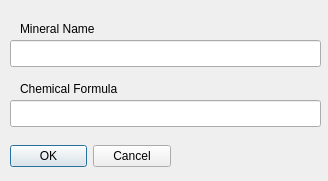
<?xml version="1.0" encoding="UTF-8"?>
<ui version="4.0">
 <class>Dialog</class>
 <widget class="QDialog" name="Dialog">
  <property name="geometry">
   <rect>
    <x>0</x>
    <y>0</y>
    <width>328</width>
    <height>181</height>
   </rect>
  </property>
  <property name="windowTitle">
   <string>New Mineral</string>
  </property>
  <widget class="QDialogButtonBox" name="buttonBox">
   <property name="geometry">
    <rect>
     <x>10</x>
     <y>140</y>
     <width>161</width>
     <height>32</height>
    </rect>
   </property>
   <property name="orientation">
    <enum>Qt::Horizontal</enum>
   </property>
   <property name="standardButtons">
    <set>QDialogButtonBox::Cancel|QDialogButtonBox::Ok</set>
   </property>
  </widget>
  <widget class="QLineEdit" name="lineEdit_name">
   <property name="geometry">
    <rect>
     <x>10</x>
     <y>40</y>
     <width>311</width>
     <height>27</height>
    </rect>
   </property>
  </widget>
  <widget class="QLineEdit" name="lineEdit_sym">
   <property name="geometry">
    <rect>
     <x>10</x>
     <y>100</y>
     <width>311</width>
     <height>27</height>
    </rect>
   </property>
  </widget>
  <widget class="QLabel" name="label">
   <property name="geometry">
    <rect>
     <x>20</x>
     <y>20</y>
     <width>291</width>
     <height>17</height>
    </rect>
   </property>
   <property name="text">
    <string>Mineral Name</string>
   </property>
  </widget>
  <widget class="QLabel" name="label_2">
   <property name="geometry">
    <rect>
     <x>20</x>
     <y>80</y>
     <width>291</width>
     <height>17</height>
    </rect>
   </property>
   <property name="text">
    <string>Chemical Formula</string>
   </property>
  </widget>
 </widget>
 <resources/>
 <connections>
  <connection>
   <sender>buttonBox</sender>
   <signal>accepted()</signal>
   <receiver>Dialog</receiver>
   <slot>accept()</slot>
   <hints>
    <hint type="sourcelabel">
     <x>170</x>
     <y>154</y>
    </hint>
    <hint type="destinationlabel">
     <x>157</x>
     <y>180</y>
    </hint>
   </hints>
  </connection>
  <connection>
   <sender>buttonBox</sender>
   <signal>rejected()</signal>
   <receiver>Dialog</receiver>
   <slot>reject()</slot>
   <hints>
    <hint type="sourcelabel">
     <x>170</x>
     <y>160</y>
    </hint>
    <hint type="destinationlabel">
     <x>286</x>
     <y>180</y>
    </hint>
   </hints>
  </connection>
 </connections>
</ui>
